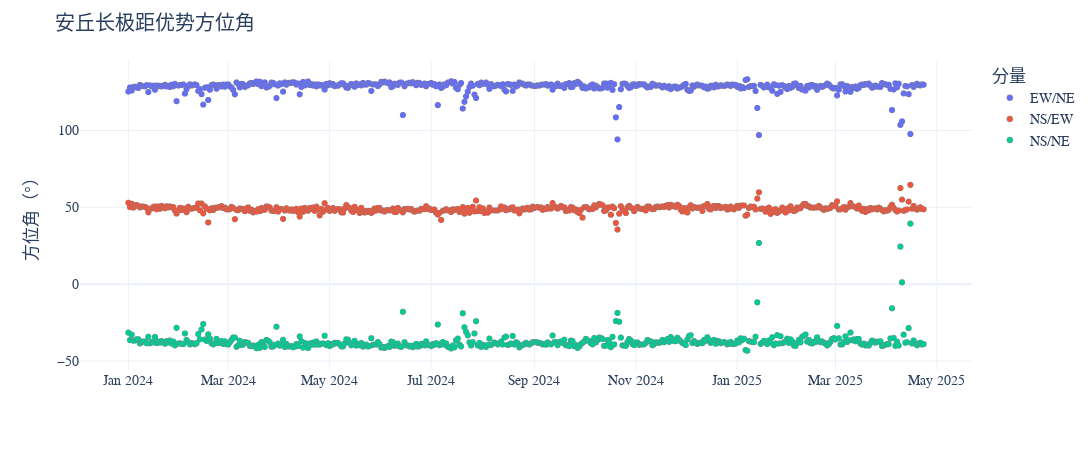

Here is the notebook cell this chart was saved with:
### Code cell
params = urllib.parse.urlencode({'stationname': station,
                                'itemname': '第一',
                                'database': 'shandong-official',
                                'startdate': '20240101',
                                'enddate': '20250424'})
url = 'http://localhost:8888/ele_Azimuth?%s' % params
df1 = pd.read_json(url, orient='columns')

df1.index.name = ''
fig = px.scatter(df1, x=df1.index, y=df1.columns,
                trendline_color_override=px.colors.qualitative.Plotly[2],
                labels={'value': '方位角（°）', 'variable': '分量'},
                    )
fig.update_traces(marker_line_width=0.5, marker_line_color='gray',)
fig.update_layout(height=450, width=1200, 
                    font_family='STSong', 
                    font_size=14,
                    template='plotly_white',
                    title=f'{station}长极距优势方位角',
                    )
fig.show()

### Figure 1 — Plotly figure (JSON) as saved in the notebook; plotly's stock layout.template omitted (floating-point values rounded to 4 significant figures; data arrays with more than 128 entries replaced by an {"elided": "..."} marker saying what was removed)
{"data": [{"hovertemplate": "分量=EW/NE<br>=%{x}<br>方位角（°）=%{y}<extra></extra>", "legendgroup": "EW/NE", "marker": {"color": "#636efa", "line": {"color": "gray", "width": 0.5}, "symbol": "circle"}, "mode": "markers", "name": "EW/NE", "showlegend": true, "type": "scattergl", "x": {"elided": "478 str values"}, "xaxis": "x", "y": {"elided": "478 float values"}, "yaxis": "y"}, {"hovertemplate": "分量=NS/EW<br>=%{x}<br>方位角（°）=%{y}<extra></extra>", "legendgroup": "NS/EW", "marker": {"color": "#EF553B", "line": {"color": "gray", "width": 0.5}, "symbol": "circle"}, "mode": "markers", "name": "NS/EW", "showlegend": true, "type": "scattergl", "x": {"elided": "478 str values"}, "xaxis": "x", "y": {"elided": "478 float values"}, "yaxis": "y"}, {"hovertemplate": "分量=NS/NE<br>=%{x}<br>方位角（°）=%{y}<extra></extra>", "legendgroup": "NS/NE", "marker": {"color": "#00cc96", "line": {"color": "gray", "width": 0.5}, "symbol": "circle"}, "mode": "markers", "name": "NS/NE", "showlegend": true, "type": "scattergl", "x": {"elided": "478 str values"}, "xaxis": "x", "y": {"elided": "478 float values"}, "yaxis": "y"}], "layout": {"font": {"family": "STSong", "size": 14}, "height": 450, "legend": {"title": {"text": "分量"}, "tracegroupgap": 0}, "margin": {"t": 60}, "title": {"text": "安丘长极距优势方位角"}, "width": 1200, "xaxis": {"anchor": "y", "domain": [0, 1], "title": {"text": ""}}, "yaxis": {"anchor": "x", "domain": [0, 1], "title": {"text": "方位角（°）"}}}}
